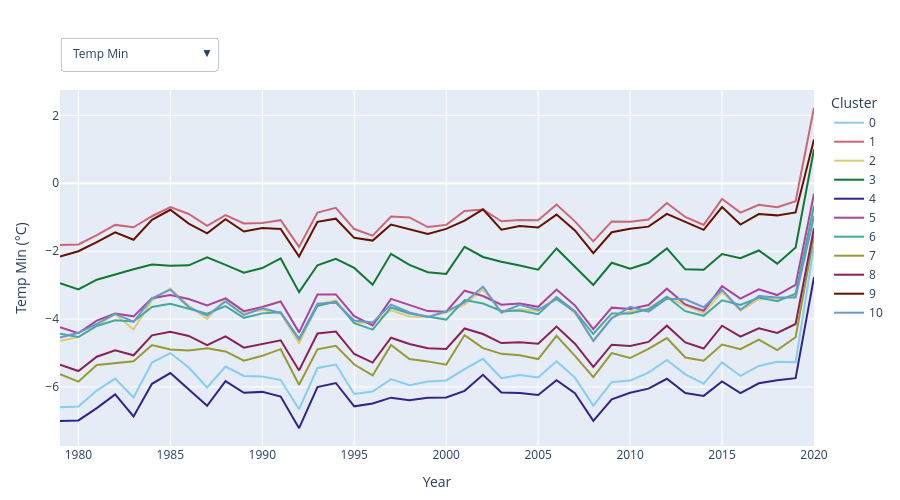

The cell this chart's notebook holds for it:
### Code cell
unit_mapping = {
    "Temp Min": "°C", 
    "Temp Max": "°C", 
    "Precipitation": "mm", 
    "Ground Water Rights": "L/s", 
    "Surface Water Rights": "L/s", 
    "PET": "mm", 
    "NDVI": "", 
    "NDWI": ""
}
vars_order = list(unit_mapping.keys())
default_var = vars_order[0]

# Optional guide lines
guide_lines = [
    # {"value": 0.0, "orientation": "h", "label": "Zero line", "color": "grey", "style": "dash", "width": 1},
]

long_parts = []
for var in vars_order:
    var_cols = [c for c in df.columns if c.startswith(f"{var} ")]
    if not var_cols:
        continue

    block = df[var_cols + ["cluster"]].copy()
    date_index = pd.to_datetime(
        [c.replace(f"{var} ", "") for c in var_cols], errors="raise"
    )
    block.columns = date_index.tolist() + ["cluster"]

    block = block.melt(id_vars="cluster", var_name="date", value_name="value")
    block["variable"] = var
    block["date"] = pd.to_datetime(block["date"], errors="raise")

    long_parts.append(block)

tidy = pd.concat(long_parts, ignore_index=True)

tidy["year"] = tidy["date"].dt.year
tidy_annual = (
    tidy
      .groupby(["cluster", "variable", "year"], as_index=False)
      .mean(numeric_only=True)
)

clusters = tidy_annual["cluster"].unique()

fig = go.Figure()
# build initial traces (sorted by year)
for clus in clusters:
    sub = (tidy_annual.query("cluster == @clus and variable == @default_var")
                      .sort_values("year"))
    fig.add_trace(go.Scatter(
        x=sub["year"].values,
        y=sub["value"].values,
        mode="lines",
        name=str(clus),
        line=dict(color=COLOR_MAP_NUM[clus], width=2)
    ))

buttons = []
for var in vars_order:
    xs = [(tidy_annual.query("cluster == @clus and variable == @var")
                      .sort_values("year")["year"].values)
          for clus in clusters]
    ys = [(tidy_annual.query("cluster == @clus and variable == @var")
                      .sort_values("year")["value"].values)
          for clus in clusters]

    label = var + (f" ({unit_mapping[var]})" if unit_mapping[var] else "")
    buttons.append(dict(
        label=var,
        method="update",
        args=[
            {"x": xs, "y": ys},                                  # ← update both
            {"title": f"Average {var} by Cluster",
             "yaxis": {"title": {"text": label}, "autorange": True}}
        ],
    ))

for ln in guide_lines:
    if ln["orientation"].lower().startswith("h"):
        fig.add_shape(
            type="line",
            x0=tidy_annual["year"].min(), x1=tidy_annual["year"].max(),
            y0=ln["value"], y1=ln["value"],
            line=dict(color=ln.get("color", "red"),
                      dash=ln.get("style", "dash"),
                      width=ln.get("width", 2))
        )
    else:
        fig.add_shape(
            type="line",
            y0=tidy_annual["value"].min(), y1=tidy_annual["value"].max(),
            x0=ln["value"], x1=ln["value"],
            line=dict(color=ln.get("color", "red"),
                      dash=ln.get("style", "dash"),
                      width=ln.get("width", 2))
        )

fig.update_layout(
    xaxis_title="Year",
    yaxis_title=f"{default_var}" + (f" ({unit_mapping[default_var]})" if unit_mapping[default_var] else ""),
    updatemenus=[dict(
        type="dropdown",
        direction="down",
        showactive=True,
        buttons=buttons,
        x=0.0, xanchor="left",
        y=1.15, yanchor="top"
    )],
    legend_title_text="Cluster",
    height=500, width=900,
    margin=dict(t=90, r=20, l=60, b=50)
)

fig

### Figure 1 — Plotly figure (JSON) as saved in the notebook; plotly's stock layout.template omitted (floating-point values rounded to 4 significant figures; data arrays with more than 128 entries replaced by an {"elided": "..."} marker saying what was removed)
{"data": [{"line": {"color": "#88CCEE", "width": 2}, "mode": "lines", "name": "0", "type": "scatter", "x": [1979, 1980, 1981, 1982, 1983, 1984, 1985, 1986, 1987, 1988, 1989, 1990, 1991, 1992, 1993, 1994, 1995, 1996, 1997, 1998, 1999, 2000, 2001, 2002, 2003, 2004, 2005, 2006, 2007, 2008, 2009, 2010, 2011, 2012, 2013, 2014, 2015, 2016, 2017, 2018, 2019, 2020], "y": [-6.597, -6.573, -6.104, -5.753, -6.308, -5.279, -5.0, -5.428, -6.016, -5.399, -5.675, -5.691, -5.796, -6.654, -5.44, -5.338, -6.204, -6.133, -5.769, -5.947, -5.835, -5.808, -5.477, -5.171, -5.744, -5.648, -5.717, -5.243, -5.723, -6.546, -5.856, -5.812, -5.577, -5.204, -5.627, -5.899, -5.274, -5.674, -5.379, -5.255, -5.271, -1.853]}, {"line": {"color": "#CC6677", "width": 2}, "mode": "lines", "name": "1", "type": "scatter", "x": [1979, 1980, 1981, 1982, 1983, 1984, 1985, 1986, 1987, 1988, 1989, 1990, 1991, 1992, 1993, 1994, 1995, 1996, 1997, 1998, 1999, 2000, 2001, 2002, 2003, 2004, 2005, 2006, 2007, 2008, 2009, 2010, 2011, 2012, 2013, 2014, 2015, 2016, 2017, 2018, 2019, 2020], "y": [-1.818, -1.802, -1.526, -1.225, -1.295, -0.9706, -0.7018, -0.9039, -1.253, -0.9352, -1.182, -1.17, -1.087, -1.875, -0.8612, -0.722, -1.348, -1.544, -0.979, -1.004, -1.288, -1.226, -0.8175, -0.772, -1.118, -1.084, -1.089, -0.6259, -1.121, -1.711, -1.122, -1.131, -1.065, -0.5824, -0.9924, -1.226, -0.458, -0.8629, -0.6322, -0.7042, -0.5261, 2.223]}, {"line": {"color": "#DDCC77", "width": 2}, "mode": "lines", "name": "2", "type": "scatter", "x": [1979, 1980, 1981, 1982, 1983, 1984, 1985, 1986, 1987, 1988, 1989, 1990, 1991, 1992, 1993, 1994, 1995, 1996, 1997, 1998, 1999, 2000, 2001, 2002, 2003, 2004, 2005, 2006, 2007, 2008, 2009, 2010, 2011, 2012, 2013, 2014, 2015, 2016, 2017, 2018, 2019, 2020], "y": [-4.645, -4.53, -4.195, -3.856, -4.306, -3.448, -3.099, -3.605, -3.994, -3.396, -3.813, -3.73, -3.822, -4.718, -3.568, -3.446, -4.109, -4.11, -3.74, -3.922, -3.937, -3.806, -3.577, -3.123, -3.811, -3.712, -3.762, -3.363, -3.826, -4.627, -3.953, -3.779, -3.691, -3.337, -3.6, -3.826, -3.205, -3.754, -3.412, -3.398, -3.327, -0.9435]}, {"line": {"color": "#117733", "width": 2}, "mode": "lines", "name": "3", "type": "scatter", "x": [1979, 1980, 1981, 1982, 1983, 1984, 1985, 1986, 1987, 1988, 1989, 1990, 1991, 1992, 1993, 1994, 1995, 1996, 1997, 1998, 1999, 2000, 2001, 2002, 2003, 2004, 2005, 2006, 2007, 2008, 2009, 2010, 2011, 2012, 2013, 2014, 2015, 2016, 2017, 2018, 2019, 2020], "y": [-2.941, -3.126, -2.84, -2.678, -2.532, -2.393, -2.432, -2.418, -2.182, -2.402, -2.631, -2.496, -2.214, -3.206, -2.415, -2.225, -2.492, -2.987, -2.076, -2.402, -2.621, -2.67, -1.871, -2.171, -2.313, -2.423, -2.543, -1.92, -2.466, -2.994, -2.341, -2.519, -2.34, -1.916, -2.535, -2.548, -2.084, -2.204, -1.979, -2.368, -1.888, 1.001]}, {"line": {"color": "#332288", "width": 2}, "mode": "lines", "name": "4", "type": "scatter", "x": [1979, 1980, 1981, 1982, 1983, 1984, 1985, 1986, 1987, 1988, 1989, 1990, 1991, 1992, 1993, 1994, 1995, 1996, 1997, 1998, 1999, 2000, 2001, 2002, 2003, 2004, 2005, 2006, 2007, 2008, 2009, 2010, 2011, 2012, 2013, 2014, 2015, 2016, 2017, 2018, 2019, 2020], "y": [-7.004, -6.984, -6.621, -6.217, -6.868, -5.905, -5.588, -6.075, -6.556, -5.83, -6.172, -6.144, -6.28, -7.214, -6.004, -5.882, -6.57, -6.487, -6.314, -6.387, -6.315, -6.31, -6.113, -5.641, -6.163, -6.178, -6.236, -5.798, -6.18, -6.996, -6.362, -6.171, -6.049, -5.757, -6.176, -6.262, -5.834, -6.181, -5.892, -5.804, -5.739, -2.765]}, {"line": {"color": "#AA4499", "width": 2}, "mode": "lines", "name": "5", "type": "scatter", "x": [1979, 1980, 1981, 1982, 1983, 1984, 1985, 1986, 1987, 1988, 1989, 1990, 1991, 1992, 1993, 1994, 1995, 1996, 1997, 1998, 1999, 2000, 2001, 2002, 2003, 2004, 2005, 2006, 2007, 2008, 2009, 2010, 2011, 2012, 2013, 2014, 2015, 2016, 2017, 2018, 2019, 2020], "y": [-4.238, -4.415, -4.045, -3.834, -3.92, -3.383, -3.291, -3.41, -3.595, -3.389, -3.765, -3.644, -3.482, -4.392, -3.274, -3.272, -3.914, -4.188, -3.405, -3.593, -3.764, -3.783, -3.163, -3.32, -3.576, -3.544, -3.639, -3.128, -3.599, -4.299, -3.663, -3.701, -3.587, -3.104, -3.568, -3.755, -3.031, -3.399, -3.125, -3.292, -2.994, -0.3063]}, {"line": {"color": "#44AA99", "width": 2}, "mode": "lines", "name": "6", "type": "scatter", "x": [1979, 1980, 1981, 1982, 1983, 1984, 1985, 1986, 1987, 1988, 1989, 1990, 1991, 1992, 1993, 1994, 1995, 1996, 1997, 1998, 1999, 2000, 2001, 2002, 2003, 2004, 2005, 2006, 2007, 2008, 2009, 2010, 2011, 2012, 2013, 2014, 2015, 2016, 2017, 2018, 2019, 2020], "y": [-4.434, -4.529, -4.202, -4.036, -4.069, -3.643, -3.546, -3.687, -3.841, -3.617, -3.962, -3.831, -3.799, -4.599, -3.614, -3.485, -4.123, -4.31, -3.657, -3.837, -3.934, -4.015, -3.438, -3.539, -3.761, -3.744, -3.857, -3.352, -3.768, -4.439, -3.832, -3.836, -3.71, -3.344, -3.768, -3.904, -3.448, -3.583, -3.366, -3.471, -3.252, -0.6592]}, {"line": {"color": "#999933", "width": 2}, "mode": "lines", "name": "7", "type": "scatter", "x": [1979, 1980, 1981, 1982, 1983, 1984, 1985, 1986, 1987, 1988, 1989, 1990, 1991, 1992, 1993, 1994, 1995, 1996, 1997, 1998, 1999, 2000, 2001, 2002, 2003, 2004, 2005, 2006, 2007, 2008, 2009, 2010, 2011, 2012, 2013, 2014, 2015, 2016, 2017, 2018, 2019, 2020], "y": [-5.626, -5.843, -5.35, -5.3, -5.241, -4.766, -4.898, -4.927, -4.856, -4.953, -5.224, -5.082, -4.886, -5.933, -4.891, -4.788, -5.339, -5.659, -4.762, -5.176, -5.246, -5.342, -4.47, -4.854, -5.024, -5.063, -5.178, -4.493, -5.081, -5.708, -5.002, -5.147, -4.876, -4.559, -5.132, -5.228, -4.748, -4.884, -4.602, -4.915, -4.534, -1.535]}, {"line": {"color": "#882255", "width": 2}, "mode": "lines", "name": "8", "type": "scatter", "x": [1979, 1980, 1981, 1982, 1983, 1984, 1985, 1986, 1987, 1988, 1989, 1990, 1991, 1992, 1993, 1994, 1995, 1996, 1997, 1998, 1999, 2000, 2001, 2002, 2003, 2004, 2005, 2006, 2007, 2008, 2009, 2010, 2011, 2012, 2013, 2014, 2015, 2016, 2017, 2018, 2019, 2020], "y": [-5.344, -5.531, -5.109, -4.918, -5.066, -4.478, -4.371, -4.497, -4.765, -4.507, -4.843, -4.744, -4.624, -5.512, -4.424, -4.368, -5.029, -5.282, -4.548, -4.734, -4.86, -4.878, -4.277, -4.439, -4.706, -4.679, -4.729, -4.219, -4.724, -5.407, -4.753, -4.792, -4.672, -4.195, -4.688, -4.867, -4.194, -4.519, -4.272, -4.406, -4.145, -1.319]}, {"line": {"color": "#661100", "width": 2}, "mode": "lines", "name": "9", "type": "scatter", "x": [1979, 1980, 1981, 1982, 1983, 1984, 1985, 1986, 1987, 1988, 1989, 1990, 1991, 1992, 1993, 1994, 1995, 1996, 1997, 1998, 1999, 2000, 2001, 2002, 2003, 2004, 2005, 2006, 2007, 2008, 2009, 2010, 2011, 2012, 2013, 2014, 2015, 2016, 2017, 2018, 2019, 2020], "y": [-2.161, -2.002, -1.731, -1.447, -1.663, -1.078, -0.7811, -1.187, -1.472, -1.06, -1.42, -1.319, -1.344, -2.159, -1.135, -1.043, -1.607, -1.687, -1.214, -1.35, -1.496, -1.344, -1.103, -0.7657, -1.367, -1.261, -1.302, -0.9213, -1.387, -2.059, -1.441, -1.337, -1.277, -0.9014, -1.139, -1.37, -0.6988, -1.216, -0.9083, -0.9451, -0.8582, 1.29]}, {"line": {"color": "#6699CC", "width": 2}, "mode": "lines", "name": "10", "type": "scatter", "x": [1979, 1980, 1981, 1982, 1983, 1984, 1985, 1986, 1987, 1988, 1989, 1990, 1991, 1992, 1993, 1994, 1995, 1996, 1997, 1998, 1999, 2000, 2001, 2002, 2003, 2004, 2005, 2006, 2007, 2008, 2009, 2010, 2011, 2012, 2013, 2014, 2015, 2016, 2017, 2018, 2019, 2020], "y": [-4.544, -4.403, -4.138, -3.848, -4.078, -3.391, -3.133, -3.646, -3.899, -3.481, -3.88, -3.683, -3.82, -4.58, -3.547, -3.522, -4.041, -4.101, -3.572, -3.804, -3.941, -3.771, -3.508, -3.043, -3.803, -3.58, -3.727, -3.413, -3.781, -4.644, -3.978, -3.638, -3.781, -3.399, -3.415, -3.651, -3.141, -3.725, -3.324, -3.364, -3.364, -0.9704]}], "layout": {"height": 500, "legend": {"title": {"text": "Cluster"}}, "margin": {"b": 50, "l": 60, "r": 20, "t": 90}, "updatemenus": [{"buttons": [{"args": [{"x": {"elided": "11x42 int values"}, "y": {"elided": "11x42 float values"}}, {"title": "Average Temp Min by Cluster", "yaxis": {"autorange": true, "title": {"text": "Temp Min (°C)"}}}], "label": "Temp Min", "method": "update"}, {"args": [{"x": {"elided": "11x42 int values"}, "y": {"elided": "11x42 float values"}}, {"title": "Average Temp Max by Cluster", "yaxis": {"autorange": true, "title": {"text": "Temp Max (°C)"}}}], "label": "Temp Max", "method": "update"}, {"args": [{"x": {"elided": "11x42 int values"}, "y": {"elided": "11x42 float values"}}, {"title": "Average Precipitation by Cluster", "yaxis": {"autorange": true, "title": {"text": "Precipitation (mm)"}}}], "label": "Precipitation", "method": "update"}, {"args": [{"x": {"elided": "11x56 int values"}, "y": {"elided": "11x56 float values"}}, {"title": "Average Ground Water Rights by Cluster", "yaxis": {"autorange": true, "title": {"text": "Ground Water Rights (L/s)"}}}], "label": "Ground Water Rights", "method": "update"}, {"args": [{"x": {"elided": "11x97 int values"}, "y": {"elided": "11x97 float values"}}, {"title": "Average Surface Water Rights by Cluster", "yaxis": {"autorange": true, "title": {"text": "Surface Water Rights (L/s)"}}}], "label": "Surface Water Rights", "method": "update"}, {"args": [{"x": {"elided": "11x42 int values"}, "y": {"elided": "11x42 float values"}}, {"title": "Average PET by Cluster", "yaxis": {"autorange": true, "title": {"text": "PET (mm)"}}}], "label": "PET", "method": "update"}, {"args": [{"x": [[2019, 2020, 2021, 2022, 2023, 2024], [2019, 2020, 2021, 2022, 2023, 2024], [2019, 2020, 2021, 2022, 2023, 2024], [2019, 2020, 2021, 2022, 2023, 2024], [2019, 2020, 2021, 2022, 2023, 2024], [2019, 2020, 2021, 2022, 2023, 2024], [2019, 2020, 2021, 2022, 2023, 2024], [2019, 2020, 2021, 2022, 2023, 2024], [2019, 2020, 2021, 2022, 2023, 2024], [2019, 2020, 2021, 2022, 2023, 2024], [2019, 2020, 2021, 2022, 2023, 2024]], "y": [[0.2816, 0.2915, 0.2622, 0.2555, 0.2654, 0.2779], [0.3304, 0.3422, 0.3093, 0.2948, 0.3107, 0.3077], [0.3201, 0.3335, 0.3054, 0.3034, 0.317, 0.3263], [0.2563, 0.2606, 0.2245, 0.215, 0.2402, 0.2339], [0.2999, 0.3065, 0.2792, 0.2796, 0.2863, 0.3073], [0.3378, 0.3422, 0.3159, 0.2892, 0.2956, 0.291], [0.3096, 0.3159, 0.2868, 0.2694, 0.2796, 0.2842], [0.1662, 0.1704, 0.1406, 0.1394, 0.1363, 0.1295], [0.3411, 0.3527, 0.3195, 0.3017, 0.3194, 0.3163], [0.3027, 0.3069, 0.2792, 0.2723, 0.2882, 0.2966], [0.2735, 0.2908, 0.2737, 0.2681, 0.2812, 0.2914]]}, {"title": "Average NDVI by Cluster", "yaxis": {"autorange": true, "title": {"text": "NDVI"}}}], "label": "NDVI", "method": "update"}, {"args": [{"x": [[2019, 2020, 2021, 2022, 2023, 2024], [2019, 2020, 2021, 2022, 2023, 2024], [2019, 2020, 2021, 2022, 2023, 2024], [2019, 2020, 2021, 2022, 2023, 2024], [2019, 2020, 2021, 2022, 2023, 2024], [2019, 2020, 2021, 2022, 2023, 2024], [2019, 2020, 2021, 2022, 2023, 2024], [2019, 2020, 2021, 2022, 2023, 2024], [2019, 2020, 2021, 2022, 2023, 2024], [2019, 2020, 2021, 2022, 2023, 2024], [2019, 2020, 2021, 2022, 2023, 2024]], "y": [[0.007373, 0.01504, 0.001851, 0.002086, -0.00868, 0.01476], [0.02731, 0.03847, 0.01491, 0.01152, 0.008084, 0.03219], [0.06397, 0.06856, 0.0613, 0.05639, 0.05171, 0.07013], [0.04848, 0.05478, 0.09067, 0.04257, 0.03208, 0.03293], [0.02003, 0.03121, 0.01732, 0.02215, 0.009465, 0.03614], [0.05817, 0.06499, 0.05581, 0.03849, 0.02827, 0.03507], [0.08595, 0.09113, 0.0808, 0.07638, 0.07116, 0.07683], [0.004751, -0.001883, -0.004933, -0.01349, -0.02428, -0.0331], [0.09581, 0.1091, 0.1025, 0.08723, 0.08357, 0.0883], [0.03004, 0.03693, 0.02111, 0.02112, 0.02087, 0.03954], [0.08749, 0.09553, 0.09279, 0.08676, 0.08514, 0.09567]]}, {"title": "Average NDWI by Cluster", "yaxis": {"autorange": true, "title": {"text": "NDWI"}}}], "label": "NDWI", "method": "update"}], "direction": "down", "showactive": true, "type": "dropdown", "x": 0, "xanchor": "left", "y": 1.15, "yanchor": "top"}], "width": 900, "xaxis": {"title": {"text": "Year"}}, "yaxis": {"title": {"text": "Temp Min (°C)"}}}}
